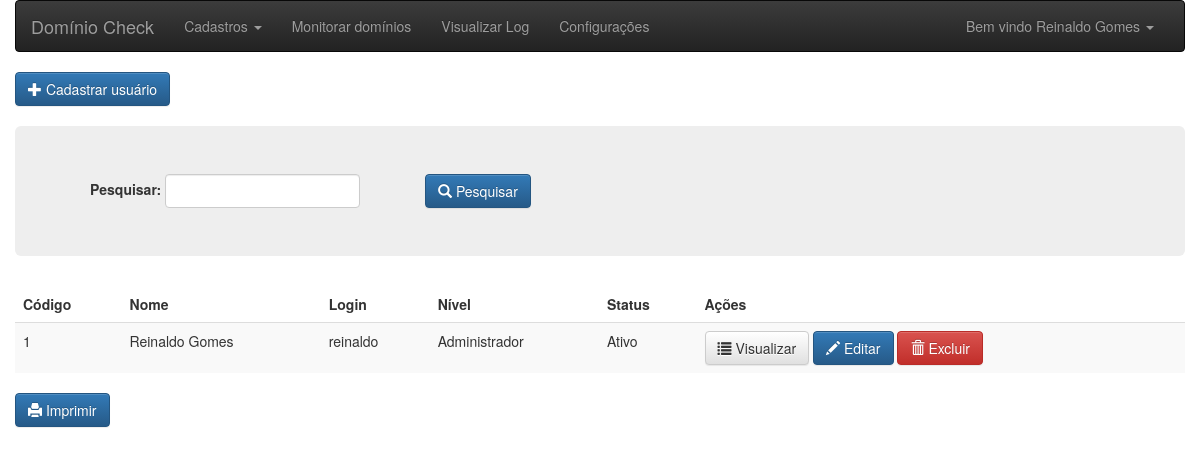
The app's page /usuario.php (signed in) with its own data.
### tables this page shows
CREATE TABLE IF NOT EXISTS `usuario` (
  `id_usuario` int(11) NOT NULL,
  `nome_usuario` varchar(200) NOT NULL,
  `email_usuario` varchar(250) NOT NULL,
  `login` varchar(50) NOT NULL,
  `senha` varchar(250) NOT NULL,
  `nivel` tinyint(1) NOT NULL,
  `status` tinyint(1) NOT NULL,
  `data_cadastro` datetime NOT NULL
);

### user_db_actions.php (called while the page is built, shortened)
<?php
include_once 'db_config.php';
if (empty($_POST['parametro'])) {
    $res = $MySQLiconn->query("SELECT * FROM usuario ORDER BY usuario.id_usuario");
} else {
    $parametro = $_POST['parametro'];
    $res = $MySQLiconn->query("SELECT * FROM usuario WHERE (usuario.id_usuario LIKE '%" . $parametro . "%' OR usuario.nome_usuario LIKE '%" . $parametro . "%' OR usuario.login LIKE '%" . $parametro . "%')");
}

### usuario.php (the view, shortened to what this page needs)
<?php
include 'user_db_actions.php';
include 'template/header.php';
?>
<div class="">
    <a class="btn btn-primary" href="cad_usuario.php"><span class="glyphicon glyphicon-plus" aria-hidden="true"></span> Cadastrar usuário</a>
    <br /><br />
    <div class="jumbotron">
        <form class="form-inline" method="post">
            <div class="form-group col-md-4">
                <label for="parametro">Pesquisar:</label>
                <input type="text" class="form-control" id="parametro" name="parametro" >
            </div>
            <button class="btn btn-primary" type="submit" name="pesquisar"><span class="glyphicon glyphicon-search" aria-hidden="true"></span> Pesquisar</button>
        </form>
    </div>
    <div id="printable">
    <table class="table table-hover table-striped" id="my_table">
        <thead>
            <tr>
                <td><strong>Código</strong></td>
                <td><strong>Nome</strong></td>
                <td><strong>Login</strong></td>
                <td><strong>Nível</strong></td>
                <td><strong>Status</strong></td>
                <td><strong>Ações</strong></td>
            </tr>
        </thead>
        <?php
        while ($row = $res->fetch_array()) {
            ?>
            <tbody>
                <tr>
                    <td><?php echo $row['id_usuario']; ?></td>
                    <td><?php echo $row['nome_usuario']; ?></td>
                    <td><?php echo $row['login']; ?></td>
                    <td><?php if($row['nivel'] == 1) {echo "Administrador";} else echo "Operador" ?></td>
                    <td><?php if($row['status'] == 1) {echo "Ativo";} else echo "Inativo" ?></td>
    </div>          <td>
                        <a class="btn btn-default" href="view_usuario.php?view=<?php echo $row['id_usuario']; ?>" ><span class="glyphicon glyphicon-list" aria-hidden="true"></span> Visualizar</a>
                        <a class="btn btn-primary" href="cad_usuario.php?edit=<?php echo $row['id_usuario']; ?>" ><span class="glyphicon glyphicon-pencil" aria-hidden="true"></span> Editar</a>
                        <a class="btn btn-danger" href="?del=<?php echo $row['id_usuario']; ?>" onclick="return confirm('Tem certeza que deseja excluir esse registro?');" ><span class="glyphicon glyphicon-trash" aria-hidden="true"></span> Excluir</a>
                    </td>
        <?php } ?>
</div>
 <button class="btn btn-primary" type="submit" name="imprimir" onclick="print();"><span class="glyphicon glyphicon-print" aria-hidden="true"></span> Imprimir</button>
<?php include 'template/footer.php'; ?>

### records on screen
usuario: id_usuario "1", nome_usuario "Reinaldo Gomes", login "reinaldo", nivel "Administrador", status "Ativo"

### other values on screen
$ses->getNode('nome_usuario') "Reinaldo Gomes"
